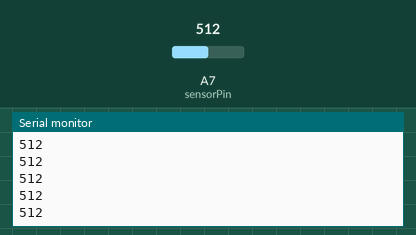
Simulated run of this sketch. Board: Arduino Nano, built with avr-gcc and run on an emulated ATmega328P. Shown: the last lines printed to the serial monitor. Inputs (shaded band) come from the test bench; at power-on: A7 (sensorPin) = 512.

Above: at 1.2 s.
1.3 s: A7 (sensorPin) set to 716
At 1.56 s:
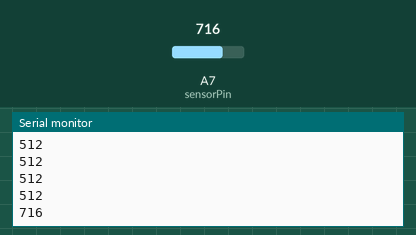
2.8 s: A7 (sensorPin) set to 900
At 2.96 s:
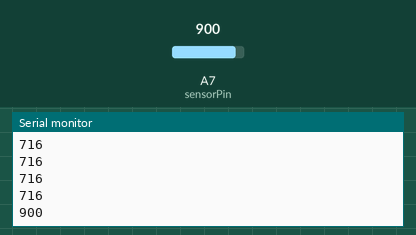
Timing chart, 0 to 5.8 s (numbered marks = the images above; inputs shaded):
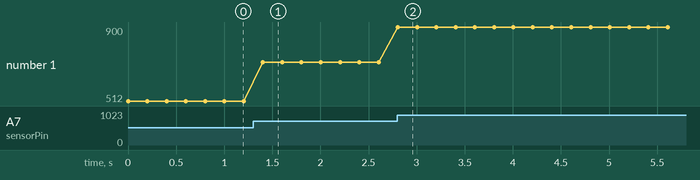

Measured:
- after the input at 1.3 s, the serial monitor: prints a new line after 0.10 s (image 1)
- after the input at 2.8 s, the serial monitor: prints a new line at once (image 2)
- plotted number 1: 512 → 716 after the input at 1.3 s, 716 → 900 after the input at 2.8 s

The sketch:

CAGC_Analog_Input_Pullup.ino
```cpp
/*
 for CAGC class, attaching bend sensot to ground and #6.
 #6 is also A7 according to FLORA pin diagram.
 Based on this code:

 http://www.arduino.cc/en/Tutorial/AnalogInput

 */

int sensorPin = A7;    // select the input pin for the potentiometer
int sensorValue = 0;  // variable to store the value coming from the sensor

void setup() {
  pinMode(sensorPin, INPUT_PULLUP); //activates internal resistor
  Serial.begin(9600); //make sure serial monitor baud rate set to this value, starts serial communication.
}

void loop() {
  // read the value from the sensor:
  sensorValue = analogRead(sensorPin); //reads sensorpin
  Serial.println(sensorValue); //prints out sensor value in serial monitor
  delay(200);
}
```
